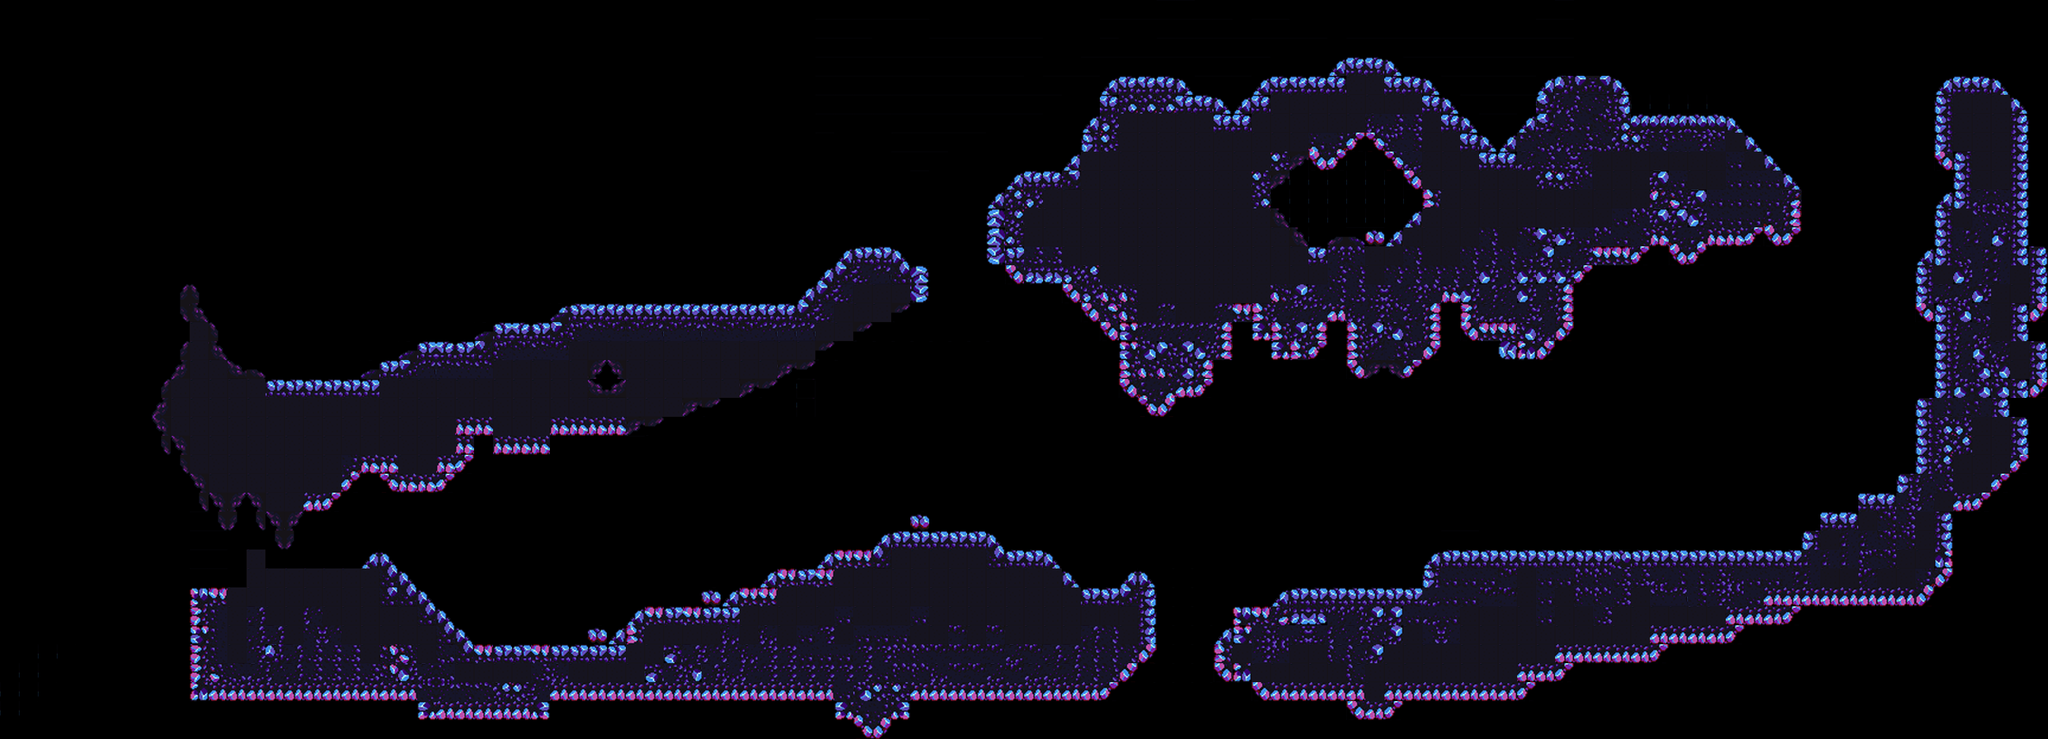

Tiled map render using the project's own tile images. Description and the map definition, with tile-layer contents summarised, below:
An orthogonal 108x39 tile map with 32x32 px tiles, 2 tile layers (Слой тайлов 1, LayerLadders) and 5 objects (2x solid, 2x enemy, player).

<map version="1.2" tiledversion="1.3.1" orientation="orthogonal" renderorder="left-up" compressionlevel="0" width="108" height="39" tilewidth="32" tileheight="32" infinite="0" nextlayerid="4" nextobjectid="32">
 <editorsettings>
  <chunksize width="32" height="32" />
 </editorsettings>
 <tileset firstgid="1" name="TileList_16x16" tilewidth="32" tileheight="32" tilecount="200" columns="8">
  <image source="Resourses/images/TileList_16x16.png" width="256" height="800" />
 </tileset>
 <layer id="1" name="Слой тайлов 1" width="108" height="39">
  <data>[4212 cells, 1673 non-empty, 123 distinct tile ids]</data>
 </layer>
 <layer id="3" name="LayerLadders" width="108" height="39">
  <data>[4212 cells, 10 non-empty, 4 distinct tile ids]</data>
 </layer>
 <objectgroup id="2" name="Слой объектов 1">
  <object id="1" name="player" x="448" y="608" width="16" height="16" />
  <object id="2" name="solid" x="352" y="640" width="876.5" height="32" />
  <object id="8" name="solid" x="320" y="416" width="32" height="256" />
  <object id="30" name="enemy" x="704" y="601" width="32" height="32" />
  <object id="31" name="enemy" x="768" y="576" width="32" height="32" />
 </objectgroup>
</map>
